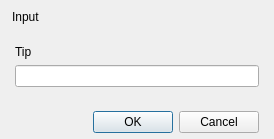
<?xml version="1.0" encoding="UTF-8"?>
<ui version="4.0">
 <class>PlainTextLineInput</class>
 <widget class="QDialog" name="PlainTextLineInput">
  <property name="geometry">
   <rect>
    <x>0</x>
    <y>0</y>
    <width>274</width>
    <height>139</height>
   </rect>
  </property>
  <property name="windowTitle">
   <string>PlainTextLineInput</string>
  </property>
  <layout class="QVBoxLayout" name="verticalLayoutMain">
   <property name="spacing">
    <number>0</number>
   </property>
   <property name="leftMargin">
    <number>0</number>
   </property>
   <property name="topMargin">
    <number>0</number>
   </property>
   <property name="rightMargin">
    <number>0</number>
   </property>
   <property name="bottomMargin">
    <number>0</number>
   </property>
   <item>
    <widget class="QWidget" name="titlebar" native="true">
     <property name="sizePolicy">
      <sizepolicy hsizetype="Expanding" vsizetype="Expanding">
       <horstretch>0</horstretch>
       <verstretch>0</verstretch>
      </sizepolicy>
     </property>
     <property name="minimumSize">
      <size>
       <width>0</width>
       <height>33</height>
      </size>
     </property>
     <property name="maximumSize">
      <size>
       <width>16777215</width>
       <height>33</height>
      </size>
     </property>
     <layout class="QHBoxLayout" name="horizontalLayout_11">
      <property name="spacing">
       <number>0</number>
      </property>
      <property name="leftMargin">
       <number>0</number>
      </property>
      <property name="topMargin">
       <number>0</number>
      </property>
      <property name="rightMargin">
       <number>0</number>
      </property>
      <property name="bottomMargin">
       <number>0</number>
      </property>
      <item>
       <widget class="QWidget" name="titlewidget" native="true">
        <property name="sizePolicy">
         <sizepolicy hsizetype="Expanding" vsizetype="Expanding">
          <horstretch>0</horstretch>
          <verstretch>0</verstretch>
         </sizepolicy>
        </property>
        <layout class="QHBoxLayout" name="horizontalLayout_10">
         <property name="spacing">
          <number>0</number>
         </property>
         <property name="leftMargin">
          <number>12</number>
         </property>
         <property name="topMargin">
          <number>0</number>
         </property>
         <property name="rightMargin">
          <number>0</number>
         </property>
         <property name="bottomMargin">
          <number>0</number>
         </property>
         <item>
          <widget class="QLabel" name="title">
           <property name="sizePolicy">
            <sizepolicy hsizetype="Expanding" vsizetype="Expanding">
             <horstretch>0</horstretch>
             <verstretch>0</verstretch>
            </sizepolicy>
           </property>
           <property name="text">
            <string>Input</string>
           </property>
          </widget>
         </item>
        </layout>
       </widget>
      </item>
      <item>
       <spacer name="horizontalSpacer">
        <property name="orientation">
         <enum>Qt::Horizontal</enum>
        </property>
        <property name="sizeHint" stdset="0">
         <size>
          <width>233</width>
          <height>2</height>
         </size>
        </property>
       </spacer>
      </item>
      <item>
       <layout class="QVBoxLayout" name="verticalLayout_6">
        <property name="spacing">
         <number>0</number>
        </property>
        <property name="leftMargin">
         <number>0</number>
        </property>
        <property name="topMargin">
         <number>0</number>
        </property>
        <property name="rightMargin">
         <number>0</number>
        </property>
        <property name="bottomMargin">
         <number>0</number>
        </property>
        <item>
         <layout class="QHBoxLayout" name="horizontalLayout_6">
          <property name="spacing">
           <number>0</number>
          </property>
          <property name="leftMargin">
           <number>0</number>
          </property>
          <property name="topMargin">
           <number>0</number>
          </property>
          <property name="rightMargin">
           <number>0</number>
          </property>
          <property name="bottomMargin">
           <number>0</number>
          </property>
          <item>
           <widget class="QPushButton" name="btnClose">
            <property name="sizePolicy">
             <sizepolicy hsizetype="Expanding" vsizetype="Expanding">
              <horstretch>0</horstretch>
              <verstretch>0</verstretch>
             </sizepolicy>
            </property>
            <property name="focusPolicy">
             <enum>Qt::NoFocus</enum>
            </property>
            <property name="text">
             <string/>
            </property>
            <property name="flat">
             <bool>true</bool>
            </property>
           </widget>
          </item>
         </layout>
        </item>
        <item>
         <spacer name="verticalSpacer_4">
          <property name="orientation">
           <enum>Qt::Vertical</enum>
          </property>
          <property name="sizeType">
           <enum>QSizePolicy::Expanding</enum>
          </property>
          <property name="sizeHint" stdset="0">
           <size>
            <width>0</width>
            <height>1</height>
           </size>
          </property>
         </spacer>
        </item>
       </layout>
      </item>
     </layout>
    </widget>
   </item>
   <item>
    <widget class="QWidget" name="centralPanel" native="true">
     <layout class="QVBoxLayout" name="verticalLayout" stretch="0,1,0">
      <property name="leftMargin">
       <number>15</number>
      </property>
      <property name="topMargin">
       <number>12</number>
      </property>
      <property name="rightMargin">
       <number>15</number>
      </property>
      <property name="bottomMargin">
       <number>12</number>
      </property>
      <item>
       <widget class="QLabel" name="labelTip">
        <property name="text">
         <string>Tip</string>
        </property>
       </widget>
      </item>
      <item>
       <widget class="QLineEdit" name="input"/>
      </item>
      <item>
       <spacer name="verticalSpacer">
        <property name="orientation">
         <enum>Qt::Vertical</enum>
        </property>
        <property name="sizeHint" stdset="0">
         <size>
          <width>20</width>
          <height>40</height>
         </size>
        </property>
       </spacer>
      </item>
     </layout>
    </widget>
   </item>
   <item>
    <widget class="QWidget" name="bottomBar" native="true">
     <property name="minimumSize">
      <size>
       <width>0</width>
       <height>33</height>
      </size>
     </property>
     <property name="maximumSize">
      <size>
       <width>16777215</width>
       <height>33</height>
      </size>
     </property>
     <layout class="QHBoxLayout" name="horizontalLayout">
      <property name="leftMargin">
       <number>0</number>
      </property>
      <property name="topMargin">
       <number>0</number>
      </property>
      <property name="rightMargin">
       <number>15</number>
      </property>
      <property name="bottomMargin">
       <number>0</number>
      </property>
      <item>
       <spacer name="horizontalSpacer_2">
        <property name="orientation">
         <enum>Qt::Horizontal</enum>
        </property>
        <property name="sizeHint" stdset="0">
         <size>
          <width>40</width>
          <height>20</height>
         </size>
        </property>
       </spacer>
      </item>
      <item>
       <widget class="QPushButton" name="pushButtonOK">
        <property name="minimumSize">
         <size>
          <width>75</width>
          <height>0</height>
         </size>
        </property>
        <property name="text">
         <string>OK</string>
        </property>
       </widget>
      </item>
      <item>
       <widget class="QPushButton" name="pushButtonCancel">
        <property name="minimumSize">
         <size>
          <width>75</width>
          <height>0</height>
         </size>
        </property>
        <property name="text">
         <string>Cancel</string>
        </property>
       </widget>
      </item>
     </layout>
    </widget>
   </item>
  </layout>
 </widget>
 <layoutdefault spacing="6" margin="11"/>
 <resources/>
 <connections/>
</ui>
